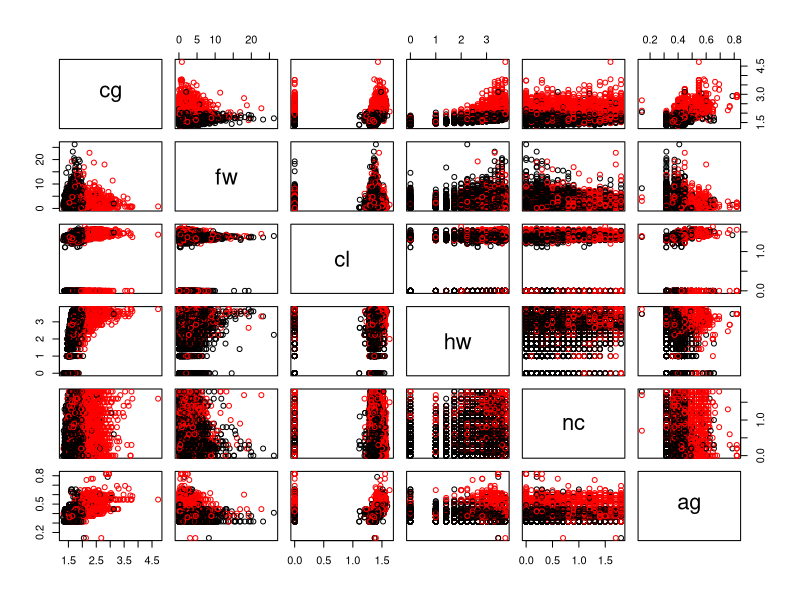
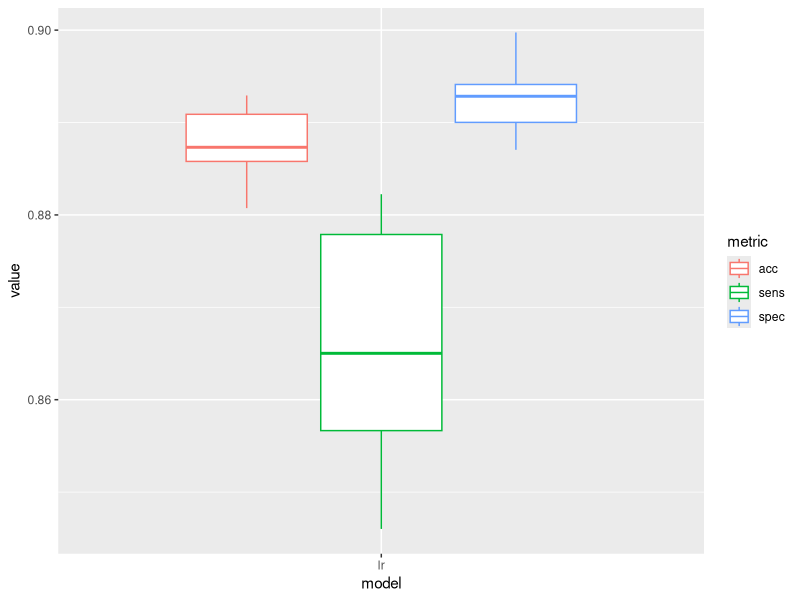
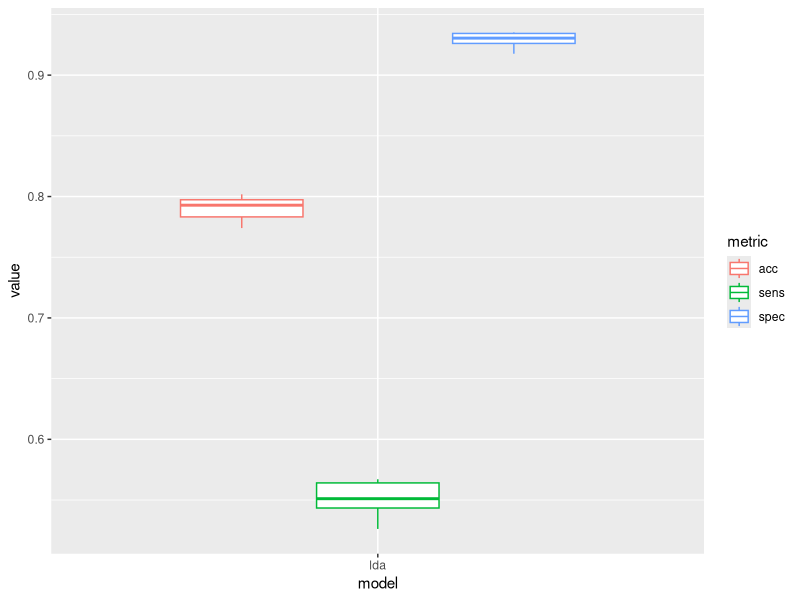
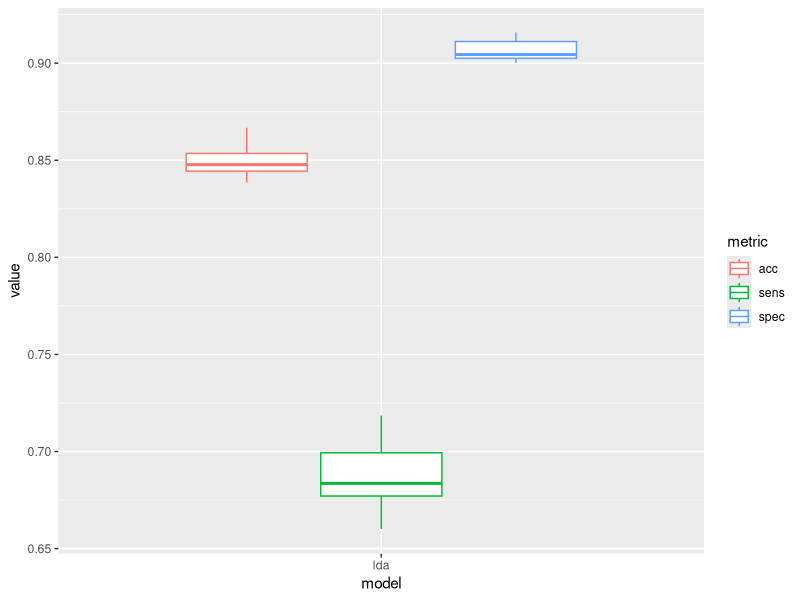

The R script that drew these images, in order: (Note: this script raises an error after producing the figures.)
## ---- chunk 1
knitr::opts_chunk$set(echo = TRUE)
library(randomForest)
library(MASS)
library(class)
library(tidyverse)
## ---- chunk 2
calcAcc <- function (cm) {
  sum(diag(cm)) / sum(cm)
}

calcSpecificity <- function (cm) {
  cm[1, 1] / sum(cm[, 1])
}

calcSensitivity <- function (cm) {
  cm[2, 2] / sum(cm[, 2])
}
## ---- chunk 3
rawData <- read_csv("final-data-train.csv") %>% mutate_if(is.character, as.factor)
## ---- chunk 4
head(rawData)
summary(rawData)
## ---- chunk 5
rawData %>% select_if(is.numeric) %>% select(-id) %>% pairs(col = c("black", "red")[rawData$yn])
## ---- chunk 6
for (catRow in select_if(rawData, is.factor)) {
  print(table(rawData$yn, catRow))
}
## ---- chunk 7
trainData <- rawData %>%
  mutate(
    e2 = eg == "e2",
    hw = log(hw + 1e-6)
    )
## ---- chunk 8
trainData %>% 
  select_if(is.numeric) %>% select(-id) %>% cbind(yn = as.numeric(trainData$yn)) %>% 
  cor()
## ---- chunk 9
lrFit <- glm(
  yn ~ cg + fw + cl + hw + nc + ag + e2 + se, 
  data = trainData, family = binomial)

summary(lrFit)
## ---- chunk 10
k <- 10
kfInd <- sample(rep(c(1:k),length.out=nrow(trainData)))
xvalResultsLR <- tibble()

for (fold in 1:k) {
  trainDataFit <- trainData[kfInd != fold, ]
  trainDataVal <- trainData[kfInd == fold, ]

  lrFit <- glm(
    yn ~ cg + fw + cl + hw + nc + ag + e2 + se, 
    data = trainDataFit, family = binomial)
  
  lrPredict <- predict(lrFit, newdata = trainDataVal, type = "response")
  lrCM <- table(trainDataVal$yn, round(lrPredict))

  xvalResultsLR <- rbind(xvalResultsLR, tibble(
    fold = fold,
    acc = calcAcc(lrCM),
    sens = calcSensitivity(lrCM),
    spec = calcSpecificity(lrCM),
    model = "lr"
  ))
}
## ---- chunk 11
xvalResultsLR %>% gather(key = metric, value = value, -c(fold, model)) %>% 
  ggplot(aes(x = model, y = value, col = metric)) + geom_boxplot()
## ---- chunk 12
k <- 10
kfInd <- sample(rep(c(1:k),length.out=nrow(trainData)))
xvalResultsLDA <- tibble()

for (fold in 1:k) {
  trainDataFit <- trainData[kfInd != fold, ]
  trainDataVal <- trainData[kfInd == fold, ]

  ldaFit <- lda(
    yn ~ cg + fw + cl + hw + nc + ag + e2 + se, 
    data = trainDataFit)
  
  ldaPredict <- predict(ldaFit, newdata = trainDataVal)
  ldaCM <- table(trainDataVal$yn, as.numeric(ldaPredict$x > 0))

  xvalResultsLDA <- rbind(xvalResultsLDA, tibble(
    fold = fold,
    acc = calcAcc(ldaCM),
    sens = calcSensitivity(ldaCM),
    spec = calcSpecificity(ldaCM),
    model = "lda"
  ))
}
## ---- chunk 13
xvalResultsLDA %>% gather(key = metric, value = value, -c(fold, model)) %>% 
  ggplot(aes(x = model, y = value, col = metric)) + geom_boxplot()
## ---- chunk 14
k <- 10
kfInd <- sample(rep(c(1:k),length.out=nrow(trainData)))
xvalResultsQDA <- tibble()

for (fold in 1:k) {
  trainDataFit <- trainData[kfInd != fold, ]
  trainDataVal <- trainData[kfInd == fold, ]

  qdaFit <- qda(
    yn ~ cg + fw + cl + hw + nc + ag + e2 + se, 
    data = trainDataFit)
  
  qdaPredict <- predict(qdaFit, newdata = trainDataVal)
  qdaCM <- table(trainDataVal$yn, qdaPredict$class)

  xvalResultsQDA <- rbind(xvalResultsQDA, tibble(
    fold = fold,
    acc = calcAcc(qdaCM),
    sens = calcSensitivity(qdaCM),
    spec = calcSpecificity(qdaCM),
    model = "lda"
  ))
}
## ---- chunk 15
xvalResultsQDA %>% gather(key = metric, value = value, -c(fold, model)) %>% 
  ggplot(aes(x = model, y = value, col = metric)) + geom_boxplot()
## ---- chunk 16
rfFit <- randomForest(select(trainData, -yn), trainData$yn)
## ---- chunk 17
rfFit$importance %>% as.tibble(rownames = "feature") %>%
  ggplot(aes(x = feature, y = MeanDecreaseGini)) + geom_col()
## ---- chunk 18
  rfRes <- randomForest(probFourData$trainData, probFourData$trainClass, mtry = mtryVal)
  rfTmpTbl <- table(probFourData$testClass,predict(rfRes,newdata=probFourData$testData))
  probFourResults <- rbind(probFourResults, tibble(
    classVars = classVar,
    noiseVars = noiseVar,
    classifier = paste("rf", mtryVal),
    acc = sum(diag(rfTmpTbl)) / sum(rfTmpTbl)
  ))

kfInd <- sample(rep(c(1:k),length.out=nrow(trainData)))
xvalResultsRF <- tibble()

for (fold in 1:k) {
  trainDataFit <- trainData[kfInd != fold, ]
  trainDataVal <- trainData[kfInd == fold, ]

  qdaFit <- qda(
    yn ~ cg + fw + cl + hw + nc + ag + e2 + se, 
    data = trainDataFit)
  
  qdaPredict <- predict(qdaFit, newdata = trainDataVal)
  qdaCM <- table(trainDataVal$yn, qdaPredict$class)

  xvalResultsQDA <- rbind(xvalResultsQDA, tibble(
    fold = fold,
    acc = calcAcc(qdaCM),
    sens = calcSensitivity(qdaCM),
    spec = calcSpecificity(qdaCM),
    model = "lda"
  ))
}
